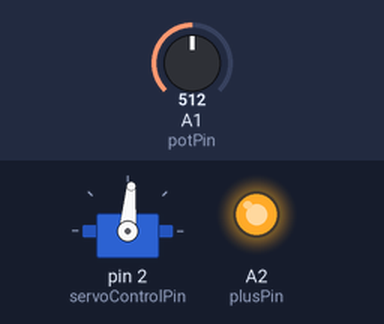
A sketch run on a simulated Arduino Uno, built with avr-gcc and run on an emulated ATmega328P. On the bench: servo, output pins drawn as LEDs (lit = HIGH). The test bench sets the inputs (shaded band); at power-on: A1 (potPin) = 512.

Above: at 1.2 s.
1.3 s: A1 (potPin) set to 716
At 1.8 s:
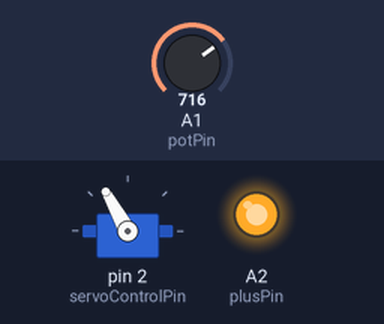
2.8 s: A1 (potPin) set to 900
At 4.0 s:
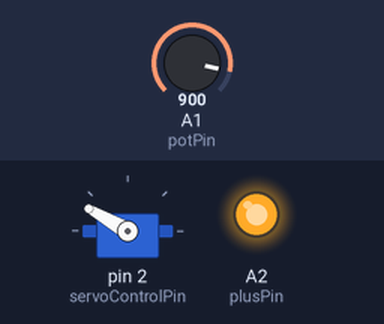
4.3 s: A1 (potPin) set to 1023
At 5.3 s:
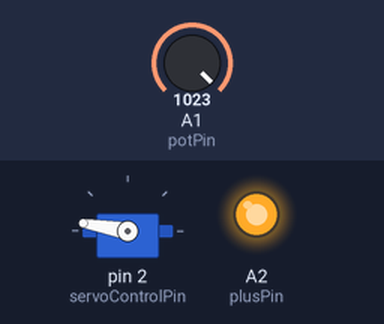
5.8 s: A1 (potPin) set to 306
At 6.4 s:
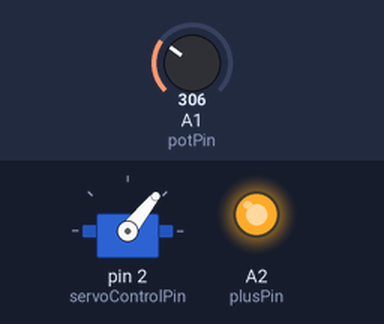
7.3 s: A1 (potPin) set to 122
At 7.6 s:
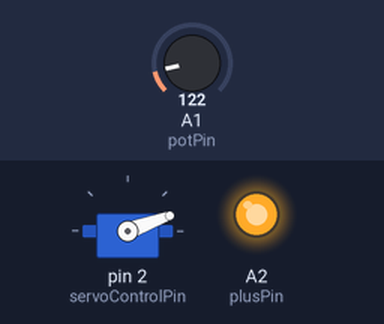
8.8 s: A1 (potPin) set to 511
At 9.9 s:
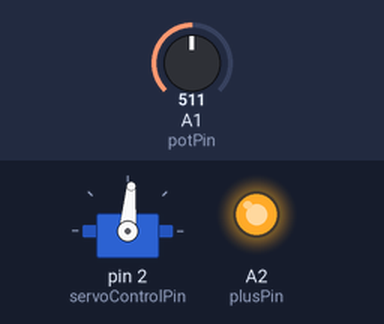
Timing chart, 0 to 11.3 s (numbered marks = the images above; inputs shaded):
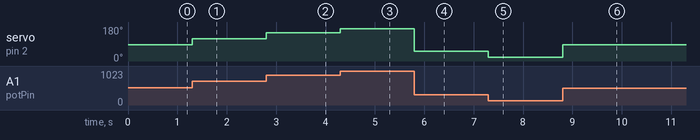

Measured:
- after the input at 1.3 s, servo on pin 2 (servoControlPin): 85° → 119° at once
- after the input at 2.8 s, servo on pin 2 (servoControlPin): 119° → 150° at once
- after the input at 4.3 s, servo on pin 2 (servoControlPin): 150° → 170° at once
- after the input at 5.8 s, servo on pin 2 (servoControlPin): 170° → 51° at once
- after the input at 7.3 s, servo on pin 2 (servoControlPin): 51° → 20° at once
- after the input at 8.8 s, servo on pin 2 (servoControlPin): 20° → 85° at once

The sketch:

servo.ino
```cpp
// servo
// Arduino Uno or Leonardo

#include <Servo.h>

int gndPin = A0;
int plusPin = A2;
int potPin = 1;
int servoControlPin = 2;

Servo servo;

void setup()
{
  pinMode(gndPin, OUTPUT);
  digitalWrite(gndPin, LOW);
  pinMode(plusPin, OUTPUT);
  digitalWrite(plusPin, HIGH);
  servo.attach(servoControlPin);
}

void loop()
{
  int potPosition = analogRead(potPin);   // 0 to 1023
  int angle = potPosition / 6;            // 0 to 170
  servo.write(angle);
}
```
